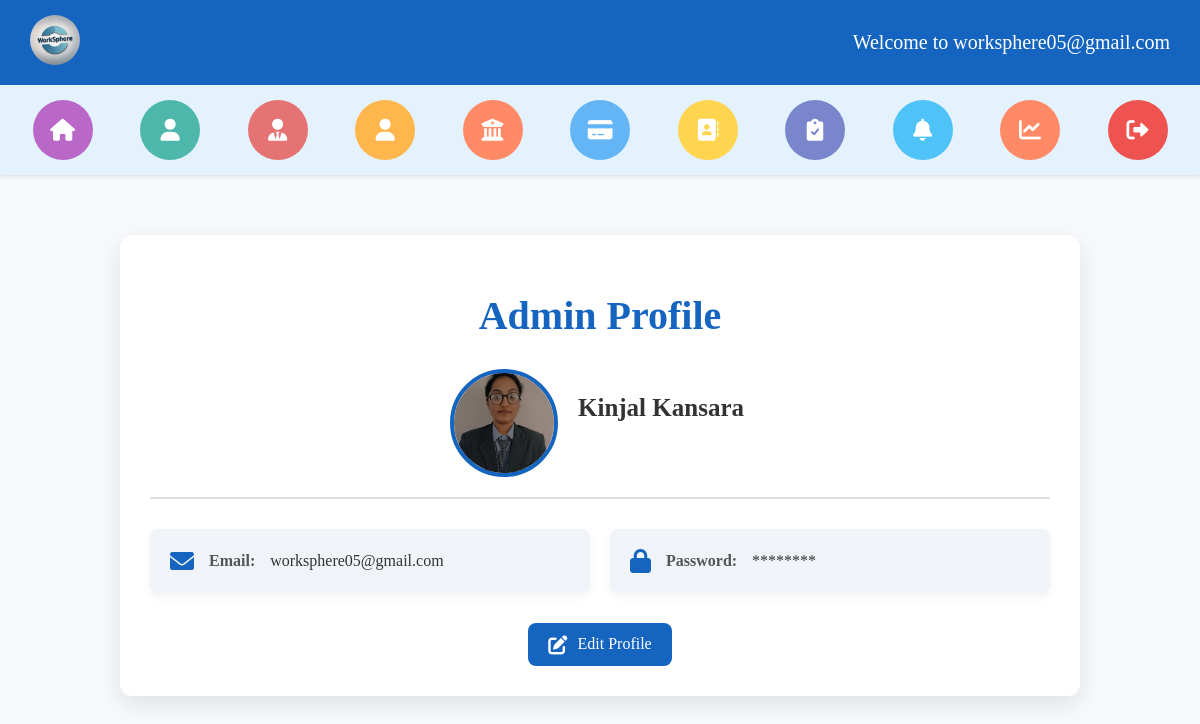
The page /administrator/admin_profile/ (signed in) on the database its author committed.
### administrator/models.py (models this page shows, shortened)
class AdminUser(models.Model):
    email = models.EmailField(unique=True)
    password = models.CharField(max_length=100)

### administrator/views.py (the view)
# urls.py: path('admin_profile/', views.admin_profile, name='admin_profile'),
def admin_profile(request):
    if not request.session.get('admin'):
        return redirect('admin_login')
    admin = AdminUser.objects.first()
    context={
        'admin':admin,
    }
    return render(request, 'admin_profile.html',context)

### administrator/templates/admin_profile.html (shortened to what this page needs)
{% extends 'admin_header_2.html' %}
{% block content %}
<div class="profile-container">
    <h1>Admin Profile</h1>
    <div class="profile-header">
        <img src="/media/developer.jpg" alt="Profile Picture">
        <div class="profile-info">
            <h2>Kinjal Kansara</h2>
        </div>
    </div>
    <div class="profile-details">
        <div class="detail">
            <i class="fas fa-envelope"></i>
            <span>Email:</span>
            <p>{{admin.email}}</p>
        </div>
        <div class="detail">
            <i class="fas fa-lock"></i>
            <span>Password:</span>
            <p>********</p>
        </div>
    </div>
    <div class="buttons">
        <button class="edit-button">
            <i class="fas fa-edit"></i>Edit Profile
        </button>
    </div>
</div>
{% endblock %}

### administrator/templates/admin_header_2.html (shortened to what this page needs)
{% if request.session.admin and request.session.role == 'ADMIN' %}
<!DOCTYPE html>
<html lang="en">
<head>
  <link rel="stylesheet" href="https://cdnjs.cloudflare.com/ajax/libs/font-awesome/6.0.0-beta3/css/all.min.css">
</head>
<body>
  <header class="header">
    <div class="logo">
      <img src="/media/logo/logo.jpg" alt="Loader Image" style="border-radius:80%;">
    </div>
    <div class="welcome-text">Welcome to {{ request.session.admin }}</div>
  </header>
  <div class="icon-header">
    <div class="icon icon-client" data-tooltip="Dashboard">
      <a href="{% url 'admin_dashboard' %}">
        <i class="fas fa-home"></i>
      </a>
    </div>
    <div class="icon icon-profile" data-tooltip="Admin">
      <a href="{% url 'admin_profile' %}">
        <i class="fas fa-user"></i>
      </a>
    </div>
    <div class="icon icon-post" data-tooltip="Client Info">
      <a href="{% url 'admin_client' %}">
        <i class="fas fa-user-tie"></i>
      </a>
    </div>
    <div class="icon icon-list" data-tooltip="Freelancer Info">
      <a href="{% url 'admin_freelancer' %}">
        <i class="fas fa-user"></i>
      </a>
    </div>
    <div class="icon icon-services" data-tooltip="Freelancer Bank Info">
      <a href="{% url 'admin_freelancer_bank_details' %}">
        <i class="fas fa-bank"></i>
      </a>
    </div>
    <div class="icon icon-received" data-tooltip="Payment Info">
      <a href="{% url 'admin_payment' %}">
        <i class="fas fa-credit-card"></i>
      </a>
    </div>
    <div class="icon icon-contact" data-tooltip="Contact Info">
      <a href="{% url 'admin_contact' %}">
        <i class="fas fa-address-book"></i>
      </a>
    </div>
    <div class="icon icon-submitted" data-tooltip="Project Info">
      <a href="{% url 'admin_project' %}">
        <i class="fas fa-clipboard-check"></i>
      </a>
    </div>
    <div class="icon icon-notification" data-tooltip="Notifications">
      <a href="{% url 'admin_notification' %}">
        <i class="fas fa-bell"></i>
      </a>
    </div>
    <div class="icon icon-services" data-tooltip="Reports">
      <a href="{% url 'generate_report' %}">
        <i class="fas fa-chart-line"></i>
      </a>
    </div>
    <div class="icon icon-logout" data-tooltip="Logout">
      <a href="{% url 'admin_logout' %}">
        <i class="fas fa-sign-out-alt"></i>
      </a>
    </div>
  </div>
  <main class="main">
    {% block content %}{% endblock %}
  </main>
</body>
</html>
{% else %}
<script>
  window.location = "{% url 'admin_login' %}"
</script>
{% endif %}

### administrator/templates/admin_header_2.html (style rules this page uses)
body { margin: 0; font-family: 'Segoe UI', Tahoma, Geneva, Verdana, sans-serif; background-color: #f4f4f4; }
.logo img { height: 50px; transition: transform 0.3s ease; }
.header { display: flex; justify-content: space-between; align-items: center; background-color: #1565c0; color: white; padding: 15px 30px; box-shadow: 0 2px 4px rgba(0, 0, 0, 0.1); }
.header .welcome-text { font-size: 20px; font-family: Candara; }
.header .logo img { width: 50px; height: auto; }
.icon-header { background-color: #e3f2fd; display: flex; align-items: center; justify-content: center; padding: 10px; gap: 20px; box-shadow: 0 2px 4px rgba(0, 0, 0, 0.1); }
.icon-header .icon { display: flex; flex-direction: column; align-items: center; justify-content: center; width: 50px; height: 50px; border-radius: 50%; color: white; font-size: 20px; font-family: verdana; cursor: pointer; position: relative; }
.icon a { display: flex; align-items: center; justify-content: center; width: 100%; height: 100%; color: inherit; text-decoration: none; }
.icon a i { font-size: inherit; }
.icon-post { background-color: #e57373; color: white; }
.icon-list { background-color: #ffb74d; color: white; }
.icon-received { background-color: #64b5f6; color: white; }
.icon-client { background-color: #ba68c8; color: white; }
.icon-contact { background-color: #ffd54f; color: white; }
.icon-logout { background-color: #ef5350; color: white; }
.icon-submitted { background-color: #7986cb; color: white; }
.icon-services { background-color: #ff8a65; color: white; }
.icon-notification { background-color: #4fc3f7; color: white; }
.icon-profile { background-color: #4db7ab; color: white; }
@media (min-width: 1024px) { .icon-header { justify-content: space-evenly; padding: 15px; gap: 30px; } }
@media (min-width: 1024px) { .icon-header .icon { width: 60px; height: 60px; font-size: 22px; } }

### administrator/templates/admin_profile.html (style rules this page uses)
body { background-color: #f7f9fc; margin: 0; padding: 0; }
.profile-container { max-width: 900px; margin: 60px auto; background: #ffffff; border-radius: 12px; box-shadow: 0 8px 24px rgba(0, 0, 0, 0.1); padding: 30px; overflow: hidden; }
h1 { text-align: center; color: #1565c0; margin-bottom: 30px; font-weight: 700; font-size: 40px; font-family: Candara; }
.profile-header { display: flex; align-items: flex-start; border-bottom: 2px solid #e0e0e0; padding-bottom: 20px; margin-bottom: 30px; }
.profile-header img { width: 100px; height: 100px; border-radius: 50%; object-fit: cover; margin-right: 20px; margin-left: 300px; border: 4px solid #1565c0; flex-shrink: 0; }
.profile-info { color: #333; flex-grow: 1; }
.profile-info h2 { font-size: 25px; margin: 0; margin-top: 25px; font-family: verdana; font-weight: 600; }
.profile-details { display: grid; grid-template-columns: repeat(2, 1fr); gap: 20px; }
.detail { background: #f0f4f8; padding: 20px; border-radius: 8px; display: flex; align-items: center; gap: 15px; box-shadow: 0 4px 10px rgba(0, 0, 0, 0.05); transition: box-shadow 0.3s ease-in-out; }
.detail i { color: #1565c0; font-size: 1.5rem; }
.detail span { font-weight: 550; color: #555; font-family: verdana; font-size: 16px; }
.detail p { margin: 0; font-size: 16px; font-family: Candara; color: #333; }
.buttons { text-align: center; margin-top: 30px; }
.edit-button { background-color: #1565c0; color: #ffffff; font-size: 16px; font-family: verdana; padding: 12px 20px; border-radius: 8px; border: none; cursor: pointer; display: inline-flex; align-items: center; gap: 10px; transition: background-color 0.3s ease, transform 0.2s ease; }
.edit-button i { font-size: 1.2rem; }

### rows shown on the page
AdminUser: session.admin "worksphere05@gmail.com", email "worksphere05@gmail.com"
